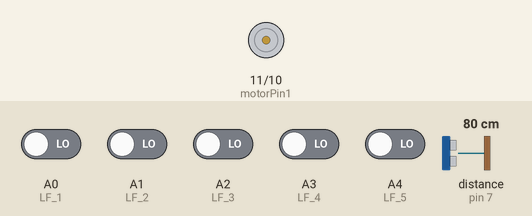
Simulated run of this sketch. Board: Arduino Uno, built with avr-gcc and run on an emulated ATmega328P. Shown: motor-driver pin pairs drawn as motors (green arrow = first pin HIGH = forward, orange = second pin HIGH = backward, longer = more drive, scaled by the enable pin). Wiring (inferred from the names in the program): ultrasonic range finder: trigger pin 6; echo pin 7. The test bench sets the inputs (shaded band); at power-on: A0 (LF_1), A1 (LF_2), A2 (LF_3), A3 (LF_4), A4 (LF_5) LOW, distance to the obstacle (sensor on pin 7) 80 cm. The echo pulse lasts 58.3 µs per cm; what the sketch prints to the serial monitor is not drawn.

Above: at 1.2 s.
1.3 s: distance to the obstacle (sensor on pin 7) set to 16 cm
2.8 s: distance to the obstacle (sensor on pin 7) set to 13 cm
4.5 s: distance to the obstacle (sensor on pin 7) set to 18 cm
6.0 s: A1 (LF_2) driven HIGH
At 6.7 s:
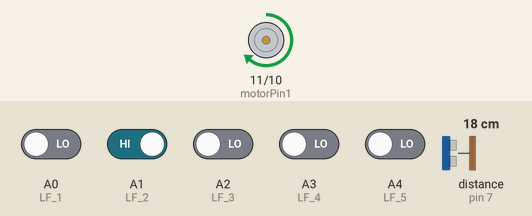
7.5 s: A2 (LF_3) driven HIGH
At 8.2 s:
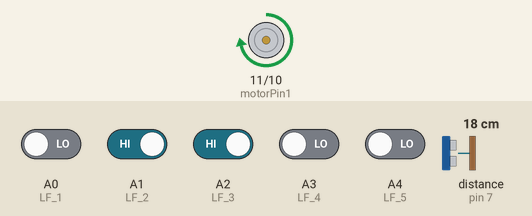
9.0 s: A2 (LF_3) driven LOW
At 9.7 s:
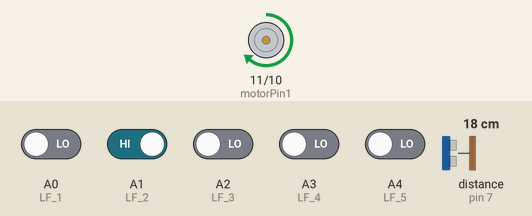
Timing chart, 0 to 11.5 s (numbered marks = the images above; inputs shaded):
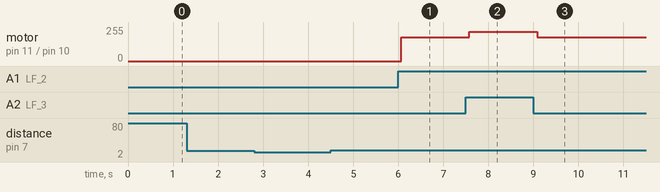

The sketch:

Slave_arduino_us-lf.ino
```cpp
int enablePin = 9;
int motorPin1 = 11;
int motorPin2 = 10;

int trig1 = 4;
int echo1 = 5;
int trig2 = 6;
int echo2 = 7;
int trig3 = 8;
int echo3 = 12;


int LF_1 = A0;
int LF_2 = A1;
int LF_3 = A2;
int LF_4 = A3;
int LF_5 = A4;


float calculateDistance(int trigPin, int echoPin) {
  digitalWrite(trigPin, LOW);
  delayMicroseconds(2);
  digitalWrite(trigPin, HIGH);
  delayMicroseconds(10);
  digitalWrite(trigPin, LOW);
  long duration = pulseIn(echoPin, HIGH);
  float distance = duration * 0.034 / 2;
  return distance;
}

void setup() {
  // Set pin modes
  pinMode(enablePin, OUTPUT);
  pinMode(motorPin1, OUTPUT);
  pinMode(motorPin2, OUTPUT);

  pinMode(trig1, OUTPUT);
  pinMode(trig2, OUTPUT);
  pinMode(trig3, OUTPUT);

  pinMode(echo1, INPUT);
  pinMode(echo2, INPUT);
  pinMode(echo3, INPUT);

  pinMode(LF_1, INPUT);
  pinMode(LF_2, INPUT);
  pinMode(LF_3, INPUT);
  pinMode(LF_4, INPUT);
  pinMode(LF_5, INPUT);

  // Start with the motor stopped
  digitalWrite(enablePin, LOW);
  digitalWrite(motorPin1, LOW);
  digitalWrite(motorPin2, LOW);

  // Start serial communication
  Serial.begin(9600);
}


void loop() {

  float distance2 = round(calculateDistance(trig2, echo2));

  // Stop the motor if the distance is less than 15
  if (distance2 < 15) {
    digitalWrite(enablePin, LOW);
    digitalWrite(motorPin1, LOW);
    digitalWrite(motorPin2, LOW);
    Serial.print("stop");

  }
  else {
    // Read line follower values
    int lf1 = digitalRead(LF_1);
    int lf2 = digitalRead(LF_2);
    int lf3 = digitalRead(LF_3);
    int lf4 = digitalRead(LF_4);
    int lf5 = digitalRead(LF_5);

    // Determine motor speed based on line follower readings
    int motorSpeed = 0;
    if (lf3 == HIGH) {
      motorSpeed = 220;  // Middle sensor detects line, full speed
      Serial.print("mid");
    }
    else if (lf2 == HIGH) {
      motorSpeed = 180;  // Left  sensor detects line, slower speed
      Serial.print("left");
    }
    else if (lf1 == HIGH) {
      motorSpeed = 0;    // Leftmost  sensor detects line, stop motor
      Serial.print("left left");
    }
    else if (lf4 == HIGH){
      motorSpeed = 220;    // right sensor detects line, stop motor
      Serial.print("right");
    }
    else if (lf5 == HIGH){
      motorSpeed = 220;    // rightmost sensor detects line, stop motor
      Serial.print("right right");
    }

    Serial.println();

    // Control the motor using the determined speed
    analogWrite(enablePin, motorSpeed);
    digitalWrite(motorPin1, HIGH);
    digitalWrite(motorPin2, LOW);
  }

  // Print the distance to the serial monitor


  delay(500); // Delay between readings
}
```

Measured:
- after the input at 1.3 s, every drawn part: stays the same
- after the input at 6.0 s, motor on pin 11 (motorPin1) / pin 10 (motorPin2): stopped → forward 180/255 after 0.06 s
- after the input at 7.5 s, motor on pin 11 (motorPin1) / pin 10 (motorPin2): forward 180/255 → forward 220/255 after 0.07 s
- after the input at 9.0 s, motor on pin 11 (motorPin1) / pin 10 (motorPin2): forward 220/255 → forward 180/255 after 0.08 s
